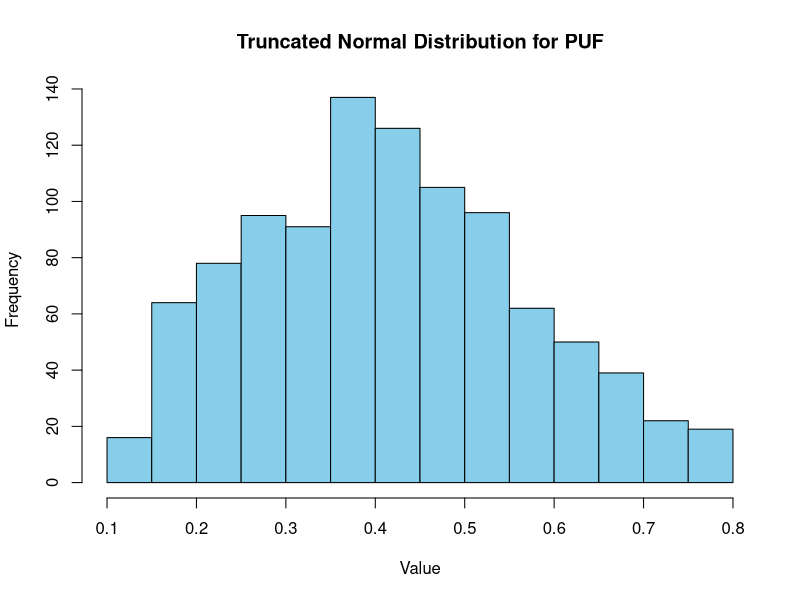

Write R code to recreate this figure.
# Distribution for proper use factors
library(truncnorm)

# Define values
vals_min <- c(0.25, 0.30, 0.20, 0.25, 0.125, 0.20, 0.47, 0.12, 0.20)
vals_max <- c(0.60, 0.45, 0.80, 0.60, 0.25, 0.50, 0.66, 0.50, 0.70)
vals_average <- c(0.3182, 0.375, 0.4768, 0.4333, 0.3198, 0.3786, 0.5733, 0.2711, 0.475)

# Calculate standard deviation
all_vals <- c(vals_min, vals_max, vals_average)
vals_sd <- sd(all_vals)


# Generate random values using the truncated normal distribution
PUF_dist <- rtruncnorm(1000, 
                       a = min(vals_min), # 0.12
                       b = max(vals_max), # 0.80
                       mean = mean(vals_average),
                       sd = vals_sd)

# Calculate the median of generated values
(PUF_median <- median(PUF_dist)) # 42%
(PUF_mean <- mean(PUF_dist)) # 42%
(PUF_cv <- sd(PUF_dist) / PUF_mean * 100) # 36%
# Coefficient of Variation (CV) measures the relative variability of a dataset.
#In this case, a CV of 36% for PUF_dist indicates that the spread of values around the mean (42%) 
# is about 36% of the mean value. A higher CV suggests greater variability and potential uncertainty in the distribution.

# Check the distribution of generated values
hist(PUF_dist, 
     main="Truncated Normal Distribution for PUF", 
     xlab="Value", 
     col="skyblue", 
     border="black")



# References for derived PUF values:
# Amiri, F., Shariff, A.R.B.M., Tabatabaie, T., 2012. Monitoring Land Suitability for Mixed Livestock Grazing Using Geographic Information System (GIS). Application of Geographic Information Systems. https://doi.org/10.5772/47939
# De Leeuw, P.N., Tothill, J.C., 1990. The concept of rangeland carrying capacity in sub-Saharan Africa: Myth or reality. Overseas Development Institute, Pastoral Development Network London.
# Harris, P.S., 2000. Grassland resource assessment for pastoral systems. FAO plant production and protection paper.
# Holechek, J.L., 1988. An approach for setting the stocking rate. Rangelands Archives 10, 10–14.
# Meehan, M.A., Sedivec, K.K., Printz, J.L., Brummer, F.A., 2018. Determining carrying capacity and stocking rates for range and pasture in North Dakota. NDSU Extension, North Dakota State University.
# Meshesha, D.T., Moahmmed, M., Yosuf, D., 2019. Estimating carrying capacity and stocking rates of rangelands in Harshin District, Eastern Somali Region, Ethiopia. Ecology and Evolution 9, 13309–13319.
# Qin, P., Sun, B., Li, Z., Gao, Z., Li, Y., Yan, Z., Gao, T., 2021. Estimation of Grassland Carrying Capacity by Applying High Spatiotemporal Remote Sensing Techniques in Zhenglan Banner, Inner Mongolia, China. Sustainability 13, 3123. https://doi.org/10.3390/su13063123
# Valentine, K.A., 1947. Distance from Water as a Factor in Grazing Capacity of Rangeland. JOURNAL OF FORESTRY 6.
# Vallentine, J.F., 2016. Grazing Management. Academic Press.
